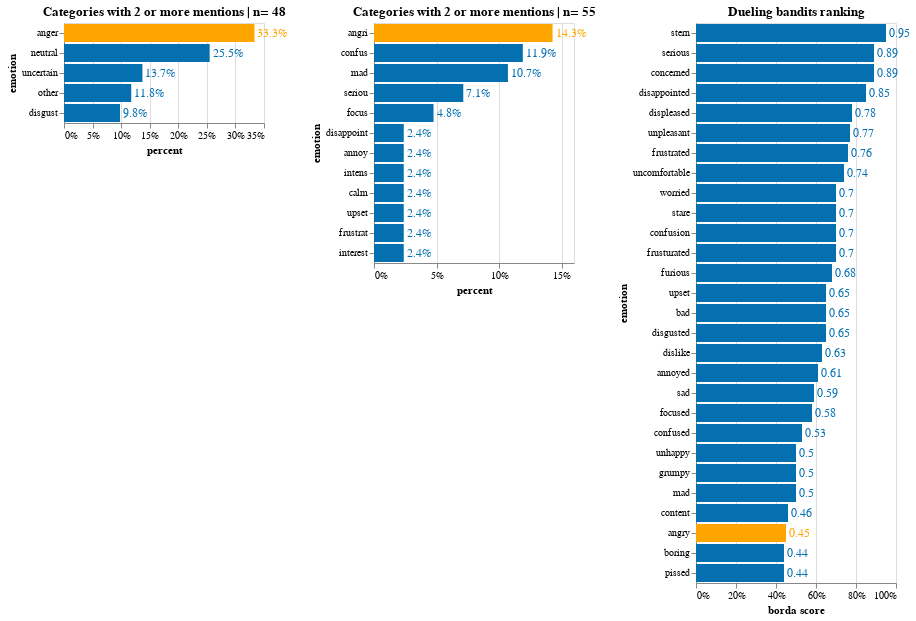

Here is the notebook cell this chart was saved with:
### Code cell
(anger_wma_forced.properties(width=200) | anger_wma_free.properties(width=200) | anger_wma_next.properties(width=200))

### Figure 1 — Vega-Lite specification as saved in the notebook (floating-point values rounded to 4 significant figures)
{"config": {"view": {"continuousWidth": 400, "continuousHeight": 300}}, "hconcat": [{"layer": [{"mark": "bar", "encoding": {"color": {"condition": {"value": "orange", "test": "(datum.emotion === 'anger')"}, "value": "#0570b0"}, "x": {"type": "quantitative", "axis": {"format": ".0%"}, "field": "percent"}, "y": {"type": "nominal", "field": "emotion", "sort": "-x"}}, "title": "Categories with 2 or more mentions | n= 48"}, {"mark": {"type": "text", "align": "left", "baseline": "middle", "dx": 3, "fontSize": 12}, "encoding": {"color": {"condition": {"value": "orange", "test": "(datum.emotion === 'anger')"}, "value": "#0570b0"}, "text": {"type": "quantitative", "field": "percent", "format": ".1%"}, "x": {"type": "quantitative", "axis": {"format": ".0%"}, "field": "percent"}, "y": {"type": "nominal", "field": "emotion", "sort": "-x"}}, "title": "Categories with 2 or more mentions | n= 48"}], "data": {"name": "data-e92d97e77579774f64da3f8979cf74a0"}, "width": 200}, {"layer": [{"mark": "bar", "encoding": {"color": {"condition": {"value": "orange", "test": "(datum.emotion === 'angri')"}, "value": "#0570b0"}, "x": {"type": "quantitative", "axis": {"format": ".0%"}, "field": "percent"}, "y": {"type": "nominal", "field": "emotion", "sort": "-x"}}, "title": "Categories with 2 or more mentions | n= 55"}, {"mark": {"type": "text", "align": "left", "baseline": "middle", "dx": 3, "fontSize": 12}, "encoding": {"color": {"condition": {"value": "orange", "test": "(datum.emotion === 'angri')"}, "value": "#0570b0"}, "text": {"type": "quantitative", "field": "percent", "format": ".1%"}, "x": {"type": "quantitative", "axis": {"format": ".0%"}, "field": "percent"}, "y": {"type": "nominal", "field": "emotion", "sort": "-x"}}, "title": "Categories with 2 or more mentions | n= 55"}], "data": {"name": "data-607eaea9960d3693a1ccb158f2ddd6b3"}, "width": 200}, {"layer": [{"mark": "bar", "encoding": {"color": {"condition": {"value": "orange", "test": "(datum.emotion === 'angry')"}, "value": "#0570b0"}, "x": {"type": "quantitative", "axis": {"format": ".0%"}, "field": "borda score"}, "y": {"type": "nominal", "field": "emotion", "sort": "-x"}}, "title": "Dueling bandits ranking"}, {"mark": {"type": "text", "align": "left", "baseline": "middle", "dx": 3, "fontSize": 12}, "encoding": {"color": {"condition": {"value": "orange", "test": "(datum.emotion === 'angry')"}, "value": "#0570b0"}, "text": {"type": "quantitative", "field": "borda score"}, "x": {"type": "quantitative", "axis": {"format": ".0%"}, "field": "borda score"}, "y": {"type": "nominal", "field": "emotion", "sort": "-x"}}, "title": "Dueling bandits ranking"}], "data": {"name": "data-e5aa82a0813ec7d083800a4fb7227425"}, "width": 200}], "$schema": "https://vega.github.io/schema/vega-lite/v4.8.1.json", "datasets": {"data-e92d97e77579774f64da3f8979cf74a0": [{"counts": 17, "emotion": "anger", "percent": 0.3333}, {"counts": 13, "emotion": "neutral", "percent": 0.2549}, {"counts": 7, "emotion": "uncertain", "percent": 0.1373}, {"counts": 6, "emotion": "other", "percent": 0.1176}, {"counts": 5, "emotion": "disgust", "percent": 0.09804}], "data-607eaea9960d3693a1ccb158f2ddd6b3": [{"counts": 12, "emotion": "angri", "percent": 0.1429}, {"counts": 10, "emotion": "confus", "percent": 0.119}, {"counts": 9, "emotion": "mad", "percent": 0.1071}, {"counts": 6, "emotion": "seriou", "percent": 0.07143}, {"counts": 4, "emotion": "focus", "percent": 0.04762}, {"counts": 2, "emotion": "disappoint", "percent": 0.02381}, {"counts": 2, "emotion": "annoy", "percent": 0.02381}, {"counts": 2, "emotion": "intens", "percent": 0.02381}, {"counts": 2, "emotion": "calm", "percent": 0.02381}, {"counts": 2, "emotion": "upset", "percent": 0.02381}, {"counts": 2, "emotion": "frustrat", "percent": 0.02381}, {"counts": 2, "emotion": "interest", "percent": 0.02381}], "data-e5aa82a0813ec7d083800a4fb7227425": [{"Rank": 0, "emotion": "stern", "borda score": 0.95, "Precision": 0.09}, {"Rank": 1, "emotion": "serious", "borda score": 0.89, "Precision": 0.12}, {"Rank": 2, "emotion": "concerned", "borda score": 0.89, "Precision": 0.12}, {"Rank": 3, "emotion": "disappointed", "borda score": 0.85, "Precision": 0.13}, {"Rank": 4, "emotion": "displeased", "borda score": 0.78, "Precision": 0.16}, {"Rank": 5, "emotion": "unpleasant", "borda score": 0.77, "Precision": 0.15}, {"Rank": 6, "emotion": "frustrated", "borda score": 0.76, "Precision": 0.17}, {"Rank": 7, "emotion": "uncomfortable", "borda score": 0.74, "Precision": 0.17}, {"Rank": 8, "emotion": "worried", "borda score": 0.7, "Precision": 0.19}, {"Rank": 9, "emotion": "stare", "borda score": 0.7, "Precision": 0.19}, {"Rank": 10, "emotion": "confusion", "borda score": 0.7, "Precision": 0.19}, {"Rank": 11, "emotion": "frusturated", "borda score": 0.7, "Precision": 0.19}, {"Rank": 12, "emotion": "furious", "borda score": 0.68, "Precision": 0.2}, {"Rank": 13, "emotion": "upset", "borda score": 0.65, "Precision": 0.21}, {"Rank": 14, "emotion": "bad", "borda score": 0.65, "Precision": 0.21}, {"Rank": 15, "emotion": "disgusted", "borda score": 0.65, "Precision": 0.22}, {"Rank": 16, "emotion": "dislike", "borda score": 0.63, "Precision": 0.23}, {"Rank": 17, "emotion": "annoyed", "borda score": 0.61, "Precision": 0.24}, {"Rank": 18, "emotion": "sad", "borda score": 0.59, "Precision": 0.24}, {"Rank": 19, "emotion": "focused", "borda score": 0.58, "Precision": 0.23}, {"Rank": 20, "emotion": "confused", "borda score": 0.53, "Precision": 0.18}, {"Rank": 21, "emotion": "unhappy", "borda score": 0.5, "Precision": 0.29}, {"Rank": 22, "emotion": "grumpy", "borda score": 0.5, "Precision": 0.27}, {"Rank": 23, "emotion": "mad", "borda score": 0.5, "Precision": 0.27}, {"Rank": 24, "emotion": "content", "borda score": 0.46, "Precision": 0.28}, {"Rank": 25, "emotion": "angry", "borda score": 0.45, "Precision": 0.3}, {"Rank": 26, "emotion": "boring", "borda score": 0.44, "Precision": 0.24}, {"Rank": 27, "emotion": "pissed", "borda score": 0.44, "Precision": 0.33}]}}
